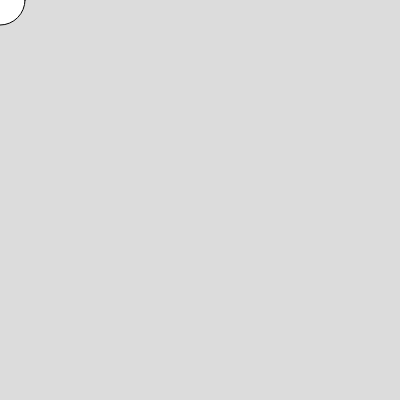
Frame 1 (no input)
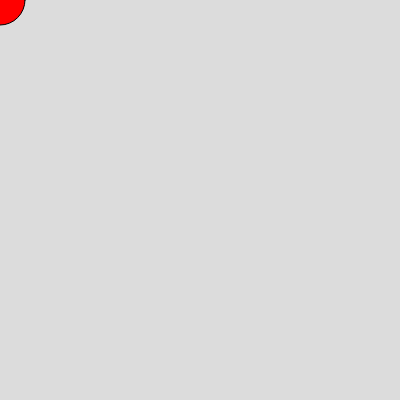
Frame 60 (no input)
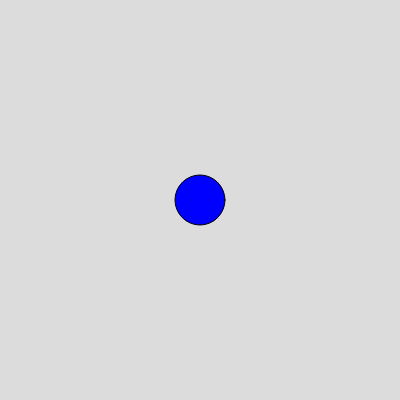
Frame 120 (the mouse pressed at the canvas centre since frame 60)

The p5.js sketch that drew these frames (run headless with seeded random() and noise() and a simulated clock; from frame 60 on, the mouse is pressed at the canvas centre):

// p5.js sketch
// ── sketch.js
function setup() {
    createCanvas(400, 400);
  }
  
  function draw() {
    background(220);
    circle(mouseX,mouseY,50)

    if(mouseX >= 199){ 
      fill('#0000FF')
    }else{
      fill('#FF0000')
    }
  }
